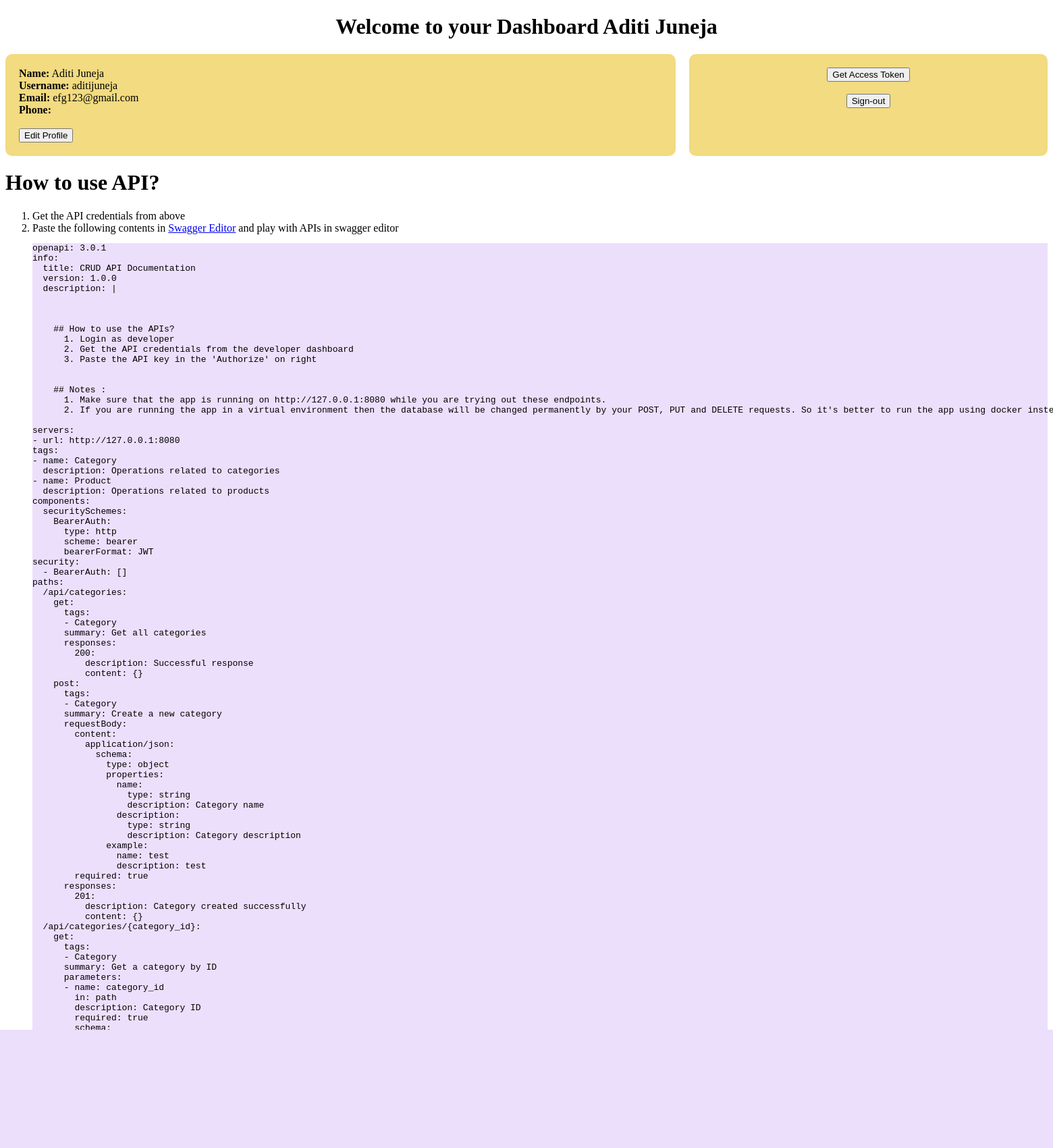
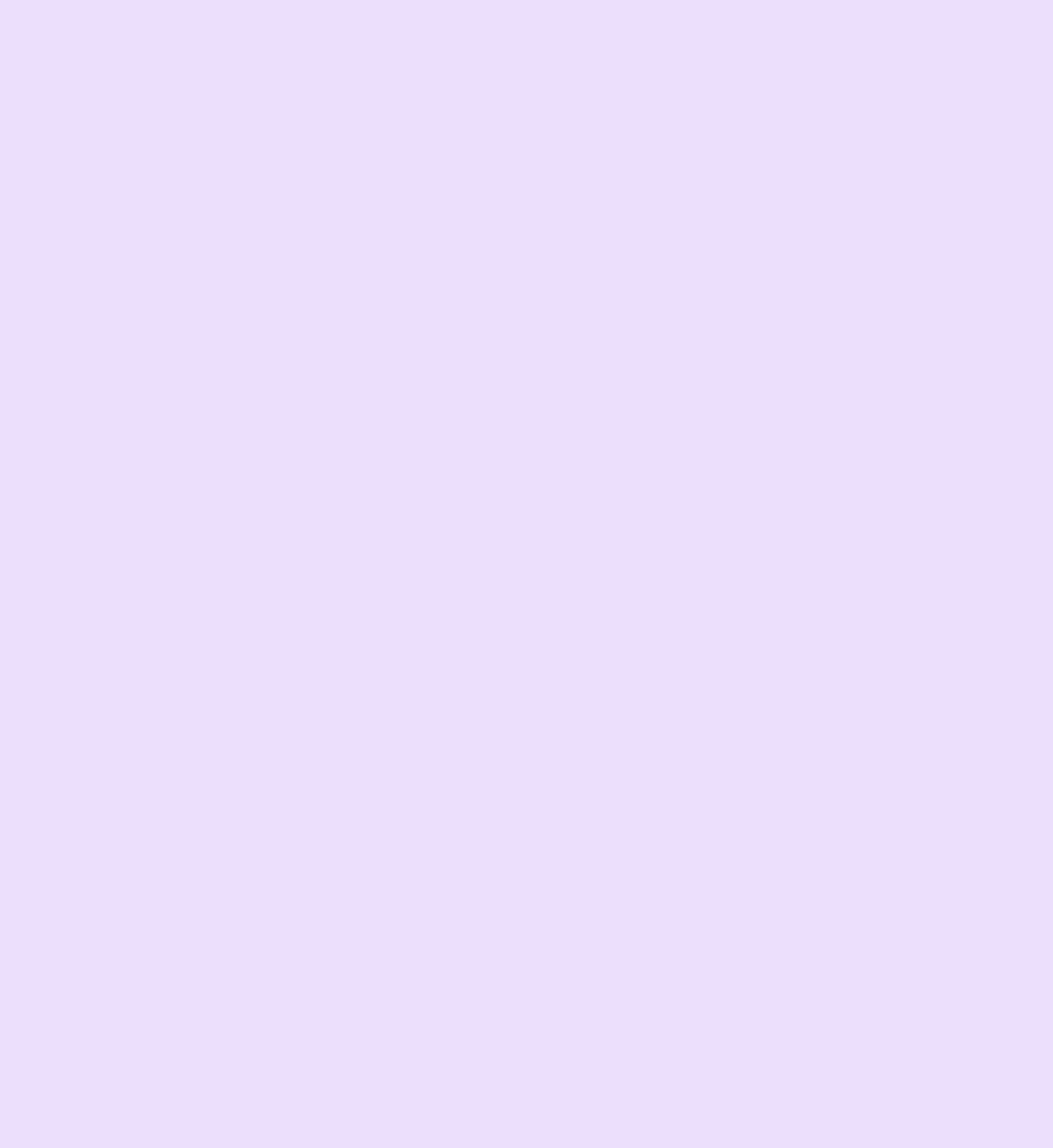
The app's page /developer/1/dashboard (signed in, upper part) with its own data (2 pictures, top to bottom).
### application/models.py (models this page shows, shortened)
class Developer(db.Model, UserMixin):
    __tablename__ = "developer"
    developer_id = db.Column(db.Integer, autoincrement=True, primary_key=True)
    name = db.Column(db.String, nullable=False)
    email = db.Column(db.String, unique=True, nullable=False)
    username = db.Column(db.String, unique=True, nullable=False)
    password = db.Column(db.String, nullable=False)
    jwt_id = db.Column(db.String, default=None)

### application/views/viewsDeveloper.py (the view)
@viewsDeveloper.route("/developer/<int:dev_id>/dashboard")
def dashboard(dev_id):
    user = Developer.query.filter_by(developer_id=dev_id).first()
    content = read_apidoc_content()
    return render_template(
        "dashboard/dashboard_developer.html",
        id=dev_id,
        name=user.name,
        username=user.username,
        email=user.email,
        account_type="developer",
        swagger_content=content,
    )

### application/views/auth.py (called while the page is built)
@login_manager.user_loader
def load_user(user_id):
    if "account_type" not in session:
        session["account_type"] = "user"
        return render_template("signinup/signin_base.html")
    if session["account_type"] == "Customer":
        return Customer.query.get(int(user_id))
    elif session["account_type"] == "Admin":
        return Admin.query.get(int(user_id))
    elif session["account_type"] == "StoreManager":
        return StoreManager.query.get(int(user_id))
    elif session["account_type"] == "DeliveryExecutive":
        return DeliveryExecutive.query.get(int(user_id))
    elif session["account_type"] == "developer":
        return Developer.query.get(int(user_id))
    else:
        return None

### application/views/viewsDeveloper.py (called while the page is built)
@viewsDeveloper.before_request
@login_required
def require_login():
    developer_id = request.view_args.get("dev_id")
    if (
        not isinstance(current_user, Developer)
        or current_user.developer_id != developer_id
    ):
        return render_template("error.html"), 401

def read_apidoc_content():
    with open("application/APIdoc.yaml", "r") as file:
        content = file.read()
    return content

### templates/dashboard/dashboard_developer.html (shortened to what this page needs)
{% extends "dashboard/dashboard_base.html" %}
{% block buttons %}
    <button onclick="window.location.href='/developer/{{ id }}/getAPI'">Get Access Token</button> <br><br>
    <button onclick="window.location.href='/signout'">Sign-out</button>
{% endblock %}
{% block products %}
<h1>How to use API?</h1>
<ol>
    <li>Get the API credentials from above</li>
    <li>Paste the following contents in <a href="https://editor.swagger.io/">Swagger Editor</a> and play with APIs in swagger editor
<pre style="background-color: rgb(236, 223, 252);">
{{ swagger_content|safe }}
</pre>
    </li>
</ol>
{% endblock %}

### templates/dashboard/dashboard_base.html (shortened to what this page needs)
<!DOCTYPE html>
<html lang="en">
<head>
</head>
<body>
    <h1 style="text-align: center">Welcome to your Dashboard {{ name }}</h1>
    <div class="container">
        <div class="left-column">
            <strong>Name:</strong> {{ name }} <br>
            <strong>Username:</strong> {{ username }} <br>
            <strong>Email:</strong> {{ email }} <br>
            <strong>Phone:</strong> {{ phone }} <br>
            <br>
            <button onclick="window.location.href='/{{ account_type }}/{{ id }}/editProfile'">Edit Profile</button>
        </div>
        <div class="right-column">
            {% block buttons %}{% endblock %}
        </div>
    </div>
    {% block products %} {% endblock %}
</body>
</html>

### templates/dashboard/dashboard_base.html (style rules this page uses)
.container { display: flex; justify-content: space-between; }
.left-column { width: 66%; background-color: #f2db80; padding: 20px; border-radius: 10px; }
.right-column { width: 34%; align-items: center; text-align: center; background-color: #f2db80; padding: 20px; border-radius: 10px; margin-left: 20px; }

### records on screen
Developer: name "Aditi Juneja", username "aditijuneja", email "efg123@gmail.com"
